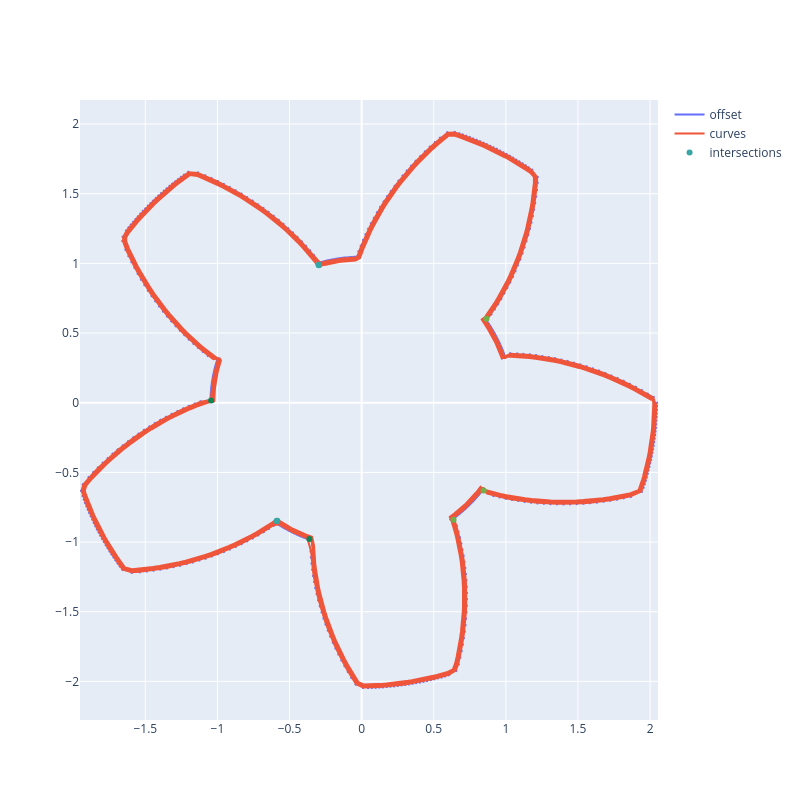

The notebook cell saved with this chart:
### Code cell
fig = ff.create_quiver(Xx, Yy,  d * Nx,  d * Ny,
#fig = ff.create_quiver(X, Y,  Nx,  Ny,
                        #x, y, u, v,
                       scale=1, 
                       arrow_scale=.05,
                       name='offset',
                       line_width=2, 
                       angle=np.pi/6,
                     #  width=800, height=800)
)

fig.add_trace(go.Scatter (x=Xx, y=Yy,mode='lines', name='curves', text = face))
fig.add_trace(go.Scatter (x=Px, y=Py,mode='markers',
                           marker_color=lbl, 
                           name='intersections'))

fig.update_layout( width=800, height=800)
fig.update_xaxes(range=roi['x'])
fig.update_yaxes(range=roi['y'])
# Add points to figure
fig.show()

### Figure 1 — Plotly figure (JSON) as saved in the notebook; plotly's stock layout.template omitted (floating-point values rounded to 4 significant figures; data arrays with more than 128 entries replaced by an {"elided": "..."} marker saying what was removed)
{"data": [{"line": {"width": 2}, "mode": "lines", "name": "offset", "type": "scatter", "x": {"elided": "10220 float values"}, "y": {"elided": "10220 float values"}}, {"mode": "lines", "name": "curves", "text": {"elided": "1460 str values"}, "type": "scatter", "x": {"elided": "1460 float values"}, "y": {"elided": "1460 float values"}}, {"marker": {"color": ["rgb(56, 166, 165)", "rgb(56, 166, 165)", "rgb(56, 166, 165)", "rgb(56, 166, 165)", "rgb(56, 166, 165)", "rgb(56, 166, 165)", "rgb(15, 133, 84)", "rgb(15, 133, 84)", "rgb(115, 175, 72)", "rgb(115, 175, 72)", "rgb(115, 175, 72)"]}, "mode": "markers", "name": "intersections", "type": "scatter", "x": [-0.2985, -0.297, -0.2956, -0.5848, -0.5881, -0.5893, -1.044, -0.3619, 0.8659, 0.6373, 0.8458], "y": [0.9887, 0.9891, 0.9872, -0.8468, -0.8491, -0.8483, 0.01629, -0.9784, 0.6017, -0.8402, -0.6303]}], "layout": {"height": 800, "hovermode": "closest", "width": 800, "xaxis": {"range": [null, null]}, "yaxis": {"range": [null, null]}}}
